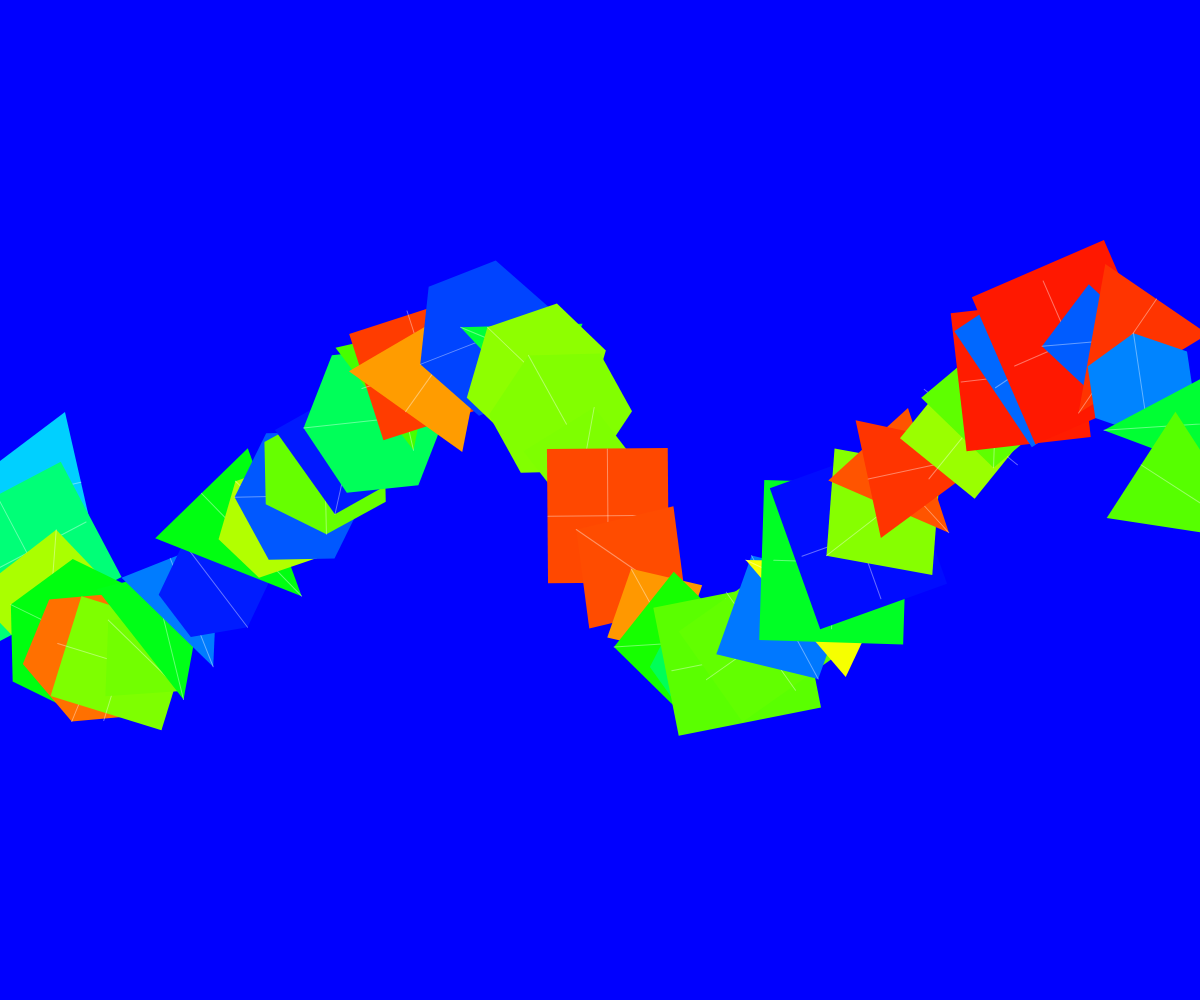
Frame 1 (no input)
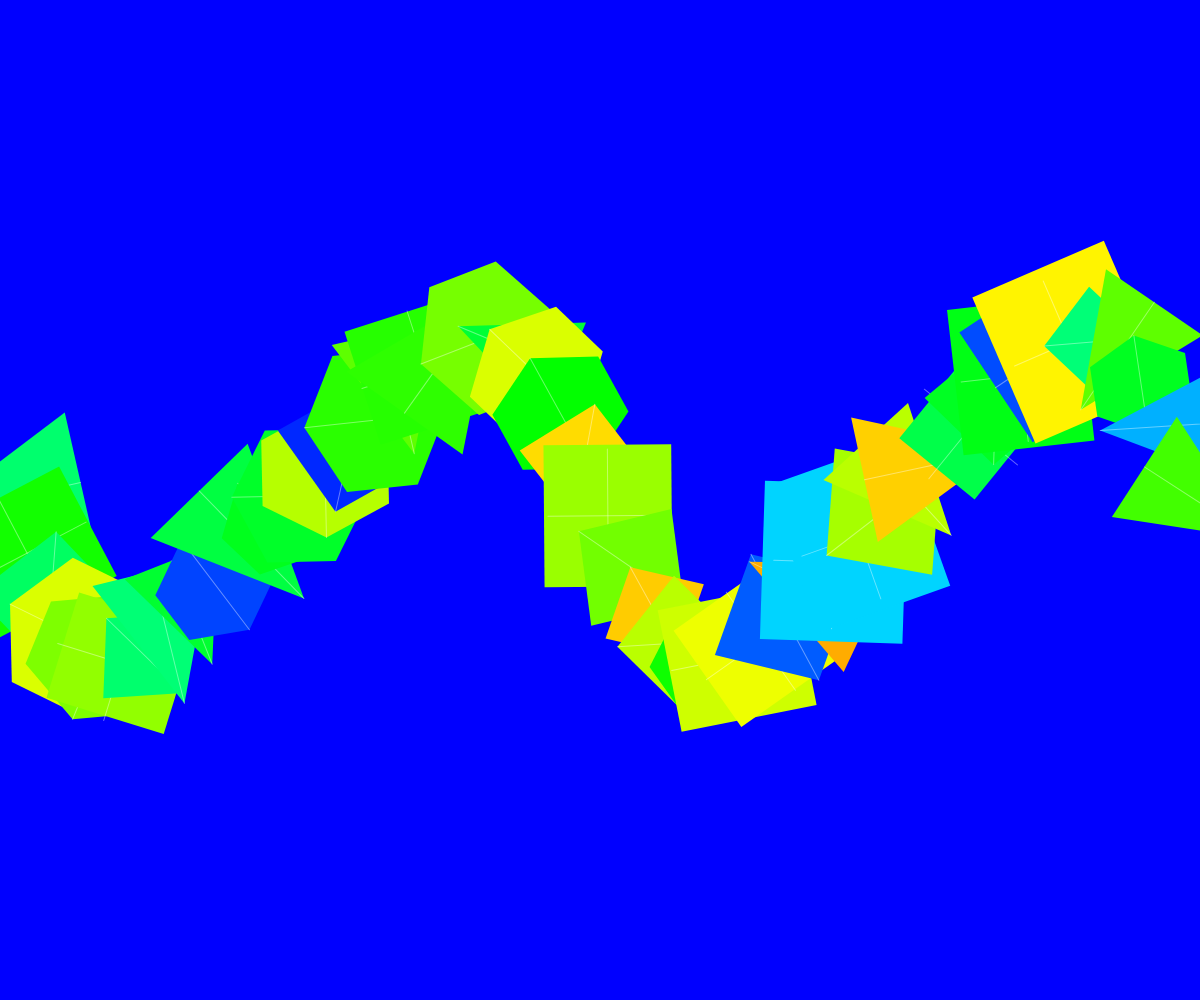
Frame 60 (no input)
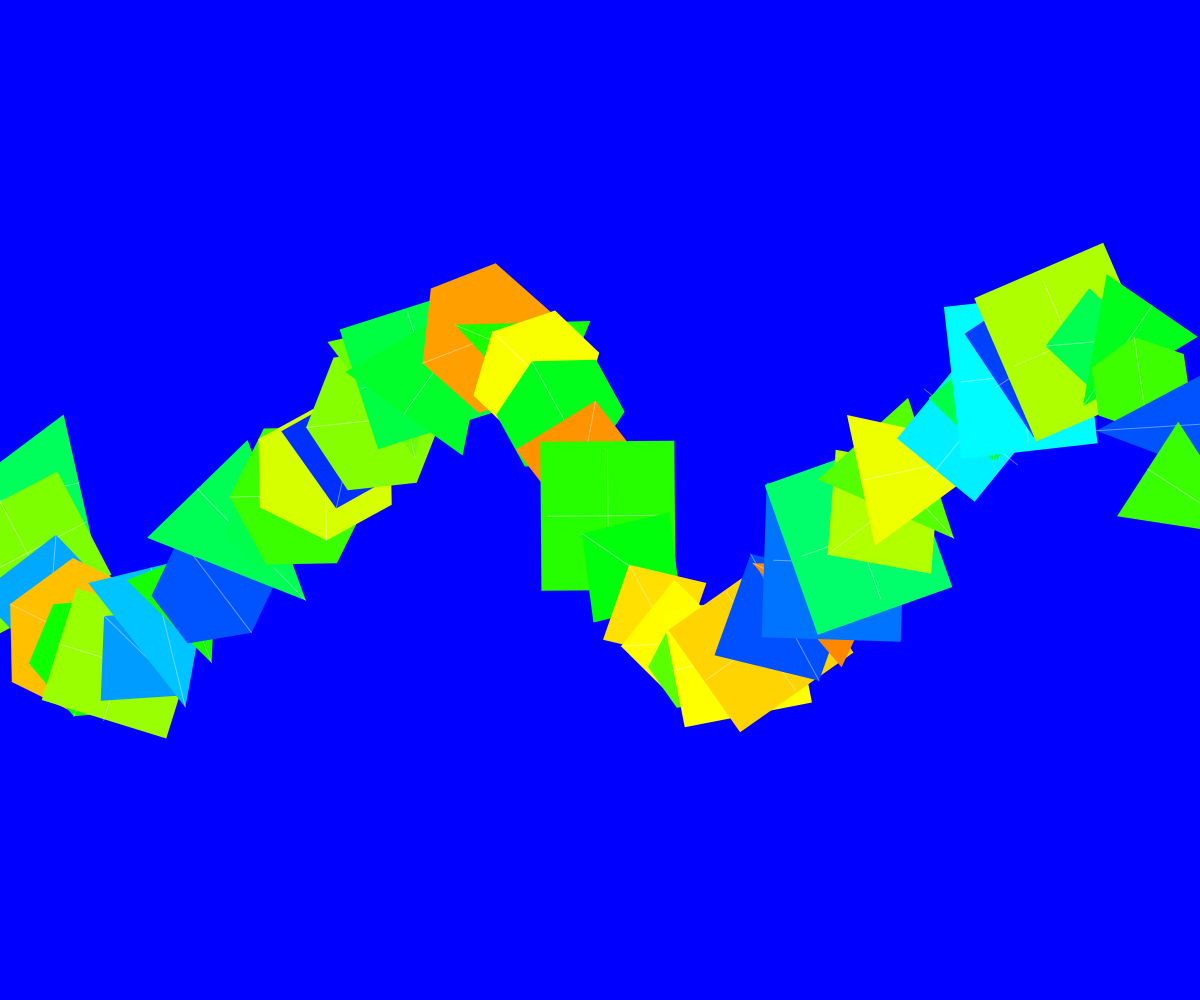
Frame 120 (the mouse pressed at the canvas centre since frame 60)

The p5.js sketch that drew these frames (run headless with seeded random() and noise() and a simulated clock; from frame 60 on, the mouse is pressed at the canvas centre):

// p5.js sketch
// ── sketch.js
let modules = [];
let time = 0;
let colors = [];
let pathPoints = [];

function setup() {
  createCanvas(windowWidth, windowHeight);
  noStroke();

  // Precompute color palette for day cycle
  colors = [];
  for (let i = 0; i < 256; i++) {
    let t = i / 255;
    let r, g, b;

    // Interpolate through HSV to RGB
    if (t < 0.25) {
      r = 0;
      g = t * 4 * 255;
      b = 255;
    } else if (t < 0.5) {
      r = 0;
      g = 255;
      b = (1 - t * 2) * 255;
    } else if (t < 0.75) {
      r = (t * 4 - 2) * 255;
      g = 255;
      b = 0;
    } else {
      r = 255;
      g = (1 - (t - 0.75) * 4) * 255;
      b = 0;
    }

    colors.push(color(r, g, b));
  }

  // Generate a meandering river path
  let segments = 100;
  let amplitude = min(width, height) * 0.3;
  let frequency = 0.02;
  
  for (let i = 0; i < segments; i++) {
    let t = i / (segments - 1);
    let x = t * width;
    let y = height/2 + sin(t * TWO_PI * 2 + time) * amplitude * 0.5;
    
    // Add some variation to make it more organic
    y += sin(t * TWO_PI * 4 + time * 0.7) * amplitude * 0.1;
    
    pathPoints.push({x, y});
  }

  // Initialize structural modules along the river path
  let cols = 8;
  let rows = 6;
  let moduleWidth = width / cols;
  let moduleHeight = height / rows;

  for (let y = 0; y < rows; y++) {
    for (let x = 0; x < cols; x++) {
      // Distribute modules along the path
      let index = map(x + y * cols, 0, cols * rows - 1, 0, pathPoints.length - 1);
      let point = pathPoints[floor(index)];
      
      modules.push({
        x: point.x,
        y: point.y,
        width: moduleWidth * 0.8,
        height: moduleHeight * 0.8,
        angle: random(TWO_PI),
        colorIndex: floor(random(colors.length)),
        speed: random(0.001, 0.005),
        targetColorIndex: floor(random(colors.length)),
        waveOffset: (x + y * cols) * 0.3,
        waveSpeed: random(0.005, 0.01),
        shapeType: floor(random(4)), // 0 = square, 1 = triangle, 2 = hexagon, 3 = diamond
        ripplePhase: random(TWO_PI),
        pathIndex: index,
        originalX: point.x,
        originalY: point.y
      });
    }
  }
}

function draw() {
  time += 0.005;

  // Background transition
  let bgIndex = (time * 0.2) % colors.length;
  background(colors[floor(bgIndex)]);

  // Draw modules along the river path
  for (let i = 0; i < modules.length; i++) {
    let m = modules[i];
    
    // Update color slowly
    m.colorIndex = lerp(m.colorIndex, m.targetColorIndex, 0.015);
    if (abs(m.colorIndex - m.targetColorIndex) < 1) {
      m.targetColorIndex = floor(random(colors.length));
    }

    push();
    translate(m.x, m.y);
    
    // Apply wave motion to position along the path
    let waveY = sin(time * m.waveSpeed + m.waveOffset) * 3;
    let waveX = cos(time * m.waveSpeed + m.waveOffset) * 3;
    translate(waveX, waveY);

    rotate(m.angle + time * m.speed);
    
    // Draw a geometric module
    fill(colors[floor(m.colorIndex)]);
    
    // Ripple effect on module shape
    let ripple = sin(time + m.ripplePhase) * 0.2;
    let scale = 1 + ripple;

    if (m.shapeType === 0) {
      // Square with ripple
      rectMode(CENTER);
      rect(0, 0, m.width * scale, m.height * scale);
      
      // Add stitching lines
      stroke(255, 100);
      strokeWeight(1);
      line(-m.width/2, 0, m.width/2, 0);
      line(0, -m.height/2, 0, m.height/2);
    } else if (m.shapeType === 1) {
      // Triangle with ripple
      triangle(0, -m.height/2 * scale, -m.width/2 * scale, m.height/2 * scale, m.width/2 * scale, m.height/2 * scale);
      
      // Add stitching lines
      stroke(255, 100);
      strokeWeight(1);
      line(0, -m.height/2 * scale, 0, m.height/2 * scale); 
    } else if (m.shapeType === 2) {
      // Hexagon with ripple
      beginShape();
      for (let j = 0; j < 6; j++) {
        let angle = TWO_PI * j / 6;
        let x = cos(angle) * m.width/2 * scale;
        let y = sin(angle) * m.height/2 * scale;
        vertex(x, y);
      }
      endShape(CLOSE);
      
      // Add stitching lines
      stroke(255, 100);
      strokeWeight(1);
      line(-m.width/2 * scale, 0, m.width/2 * scale, 0);
    } else {
      // Diamond with ripple
      beginShape();
      vertex(0, -m.height/2 * scale);
      vertex(m.width/2 * scale, 0);
      vertex(0, m.height/2 * scale);
      vertex(-m.width/2 * scale, 0);
      endShape(CLOSE);
      
      // Add stitching lines
      stroke(255, 100);
      strokeWeight(1);
      line(-m.width/2 * scale, 0, m.width/2 * scale, 0);
    }

    pop();
  }
}

function windowResized() {
  resizeCanvas(windowWidth, windowHeight);
}
